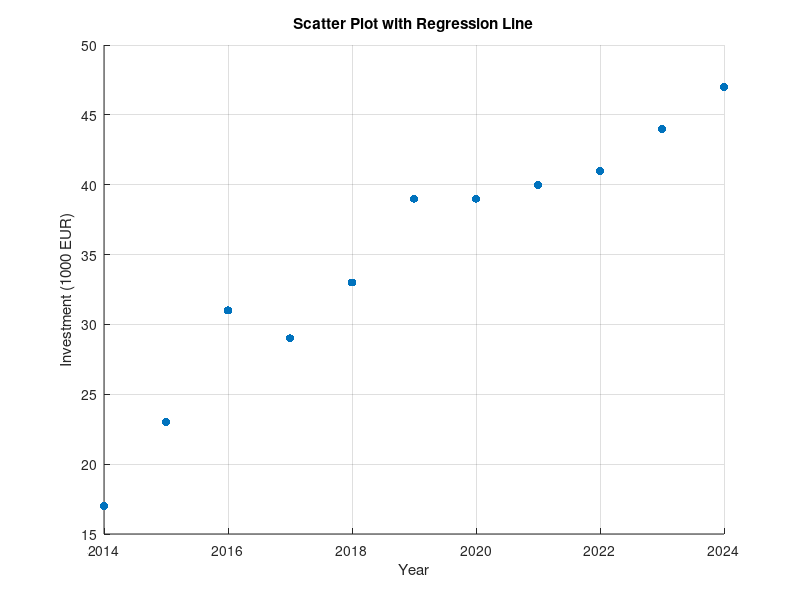

Here is the MATLAB script that generated this plot: (Note: this script raises an error after producing the figure.)
% 3. The data below represent investments, in 1000 EUR’s, in the development of new software by some small computer company over an 11-year period.

% Year,        X 2014 2015 2016 2017 2018 2019 2020 2021 2022 2023 2024
% Investment,  Y 17   23   31   29   33   39   39   40   41   44   47

X = 2014:2024;
Y = [17 23 31 29 33 39 39 40 41 44 47];

% a) Compute the means and variances of the two sets of data;
mean_X = mean(X);
var_X = var(X);

mean_Y = mean(Y);
var_Y = var(Y);

% b) Compute the covariance and the correlation coefficient of X and Y;
cov_XY = cov(X, Y);
covariance = cov_XY(1,2);

corr_coeff = corrcoef(X, Y);
correlation = corr_coeff(1,2);

% c) Draw the scatter plot, fit a linear regression model and use it to predict the amount invested in 2026.
scatter(X, Y, 'filled');
title("Scatter Plot with Regression Line");
xlabel("Year"); ylabel("Investment (1000 EUR)");
grid on;

lsline;

prediction_2026 = polyval(p, 2026);


fprintf("\n=== Part (a): Means and Variances ===\n");
fprintf("Mean of X (years): %.2f\n", mean_X);
fprintf("Variance of X: %.2f\n", var_X);
fprintf("Mean of Y (investment): %.2f\n", mean_Y);
fprintf("Variance of Y: %.2f\n", var_Y);

fprintf("\n=== Part (b): Covariance and Correlation ===\n");
fprintf("Covariance(X, Y): %.2f\n", covariance);
fprintf("Correlation coefficient: %.4f\n", correlation);

fprintf("\n=== Part (c): Regression and Prediction ===\n");
fprintf("Linear model: Y = %.4f * X + %.4f\n", p(1), p(2));
fprintf("Predicted investment for 2026: %.2f (1000 EUR)\n", prediction_2026);
